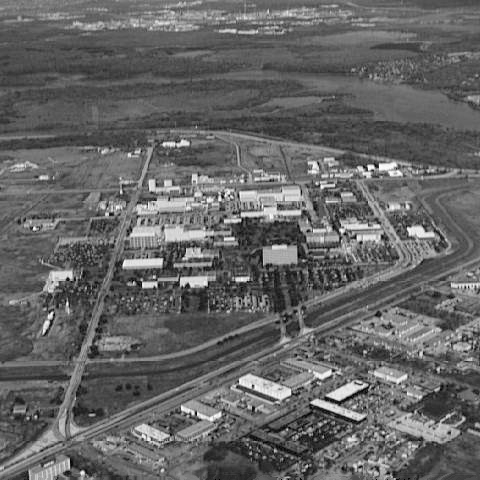
#> input picture HW3_1/aerial_view.tif, 480 x 480 px
$ python q3.py
#> lines starting #> are read from the running program, lines starting #| are printed output that depends on the picture
import cv2
import numpy as np
import matplotlib.pyplot as plt

# 1. 讀取影像 (灰階)
image = cv2.imread("aerial_view.tif", cv2.IMREAD_GRAYSCALE)
#> image is the input picture: shape (480, 480); min 0, max 254, mean 101.2

# 2. 計算常數 c
z = np.arange(256)
c = 1.0 / np.sum(z**0.4)
target_pdf = c * (z**0.4)
target_pdf[0] = 0  # 避免 z=0 出現 nan
target_pdf = target_pdf / target_pdf.sum()  # 正規化

# 3. 計算目標 CDF
target_cdf = np.cumsum(target_pdf)

# 4. 計算原始影像的直方圖 & CDF
orig_hist = cv2.calcHist([image], [0], None, [256], [0, 256]).flatten()
#> orig_hist = 256 values, max 3749 at index 83, min 0 at index 1, mean 900
orig_pdf = orig_hist / orig_hist.sum()
#> orig_pdf = 256 values, max 0.0163 at index 83, min 0 at index 1, mean 0.00391
orig_cdf = np.cumsum(orig_pdf)
#> orig_cdf = 256 values from 0.000109 to 1

# 5. 建立映射 (原始灰階 → 目標灰階)
mapping = np.zeros(256, dtype=np.uint8)
for i in range(256):
    diff = np.abs(target_cdf - orig_cdf[i])
    mapping[i] = np.argmin(diff)
#> after the loop, mapping = 256 values from 0 to 255

# 6. 應用映射，生成新影像
matched_image = mapping[image]
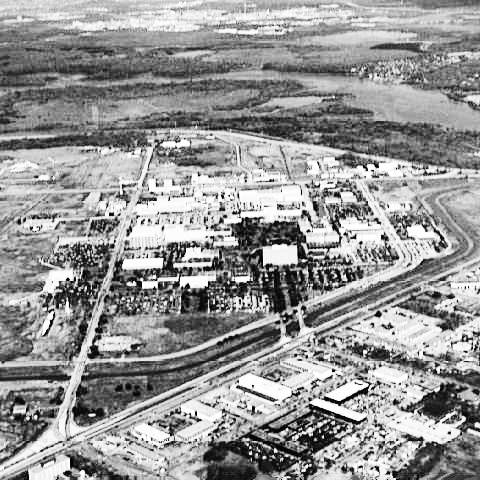
#> matched_image: shape (480, 480); min 0, max 255, mean 149.8

# 7. 計算匹配後直方圖
matched_hist = cv2.calcHist([matched_image], [0], None, [256], [0, 256])
#> matched_hist = 256 values, max 3749 at index 119, min 0 at index 11, mean 900
matched_hist = matched_hist / matched_hist.sum()
#> matched_hist = 256 values, max 0.0163 at index 119, min 0 at index 11, mean 0.00391

# 8. 顯示影像與直方圖（並排）
plt.figure(figsize=(12,5))

# (左) 規格化後影像
plt.subplot(1,2,1)
plt.imshow(matched_image, cmap="gray")
plt.title("Histogram Matched Image")
plt.axis("off")

# (右) 規格化後直方圖
plt.subplot(1,2,2)
plt.bar(range(256), matched_hist.flatten(), width=1.0, color='black')
plt.title("Histogram after Matching")
plt.xlabel("Pixel Intensity (0~255)")
plt.ylabel("Probability")

plt.tight_layout()
plt.show()
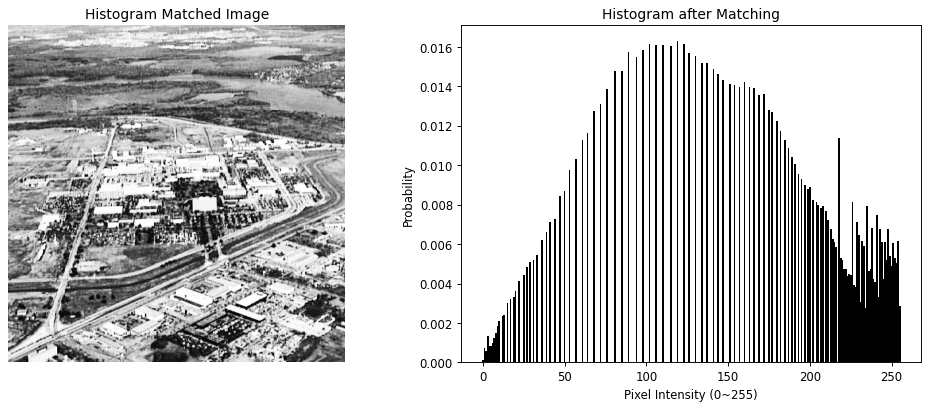
#> figure drawn by matplotlib, 2 panels; panel 2: tallest bar 0.0163 high, from x = 118.5 to 119.5
